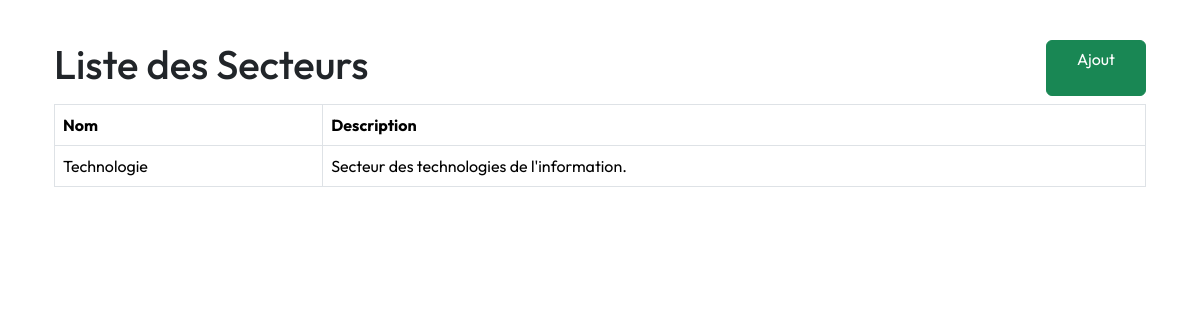
/secteurs, run on an earlier commit of the app's database.
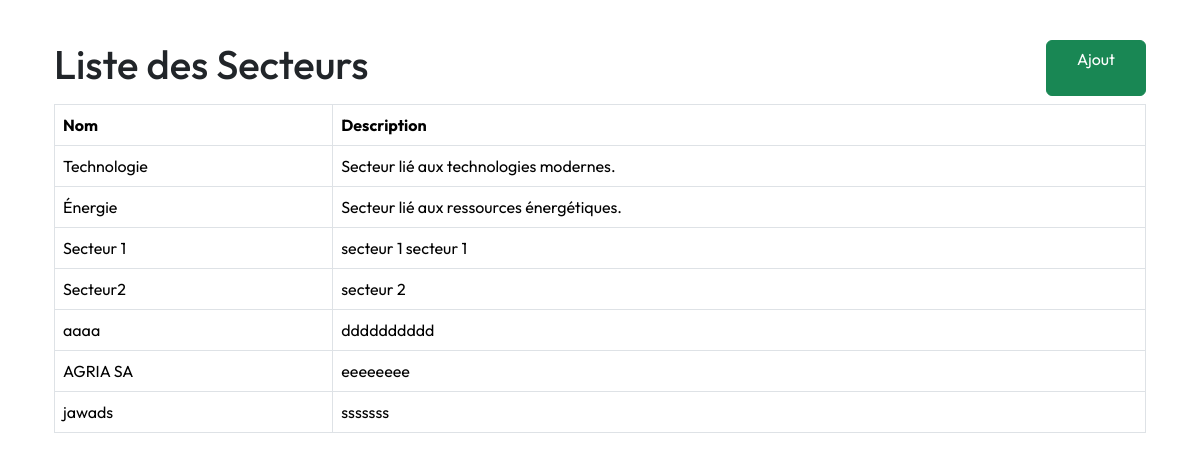
And on a later commit of the database.
### app/models.py (models this page shows)
class Secteur(db.Model):
    __tablename__ = 'secteur'
    id = db.Column(db.Integer, primary_key=True)
    nom = db.Column(db.String(100), unique=True, nullable=False)
    description = db.Column(db.Text, nullable=True)
    entreprises = db.relationship('Entreprise', backref='secteur', lazy=True)
    reglementations = db.relationship('ReglementationSecteur', backref='secteur', lazy=True)

### app/routes/reglement.py (the view)
@bp.route('/secteurs', methods=['GET'])
def liste_secteurs():
    secteurs = Secteur.query.all()
    return render_template('secteur/liste_secteurs.html', secteurs=secteurs)

### app/templates/secteur/liste_secteurs.html
{% extends "layout.html" %}
{% block content %}
<div class="container mt-4">
    <div class="d-flex justify-content-between mb-2">
        <h1>Liste des Secteurs</h1>
        <a class="btn btn-success" href="{{ url_for('reglement.ajouter_secteur') }}">Ajout</a>
    </div>
    <table class="table table-bordered">
        <thead>
            <tr>
                <th>Nom</th>
                <th>Description</th>
            </tr>
        </thead>
        <tbody>
            {% for secteur in secteurs %}
            <tr>
                <td>{{ secteur.nom }}</td>
                <td>{{ secteur.description or "N/A" }}</td>
            </tr>
            {% endfor %}
        </tbody>
    </table>
</div>
{% endblock %}

### app/templates/layout.html (shortened to what this page needs)
<!DOCTYPE html>
<html lang="en">
<head>
  <link href="https://cdn.jsdelivr.net/npm/bootstrap@5.3.3/dist/css/bootstrap.min.css" rel="stylesheet"
 />
  <link rel="stylesheet" href="https://cdnjs.cloudflare.com/ajax/libs/font-awesome/6.0.0-beta3/css/all.min.css">
  <link rel="stylesheet" href="{{ url_for('static', filename='main.css') }}" />
  <link rel="stylesheet" href="https://cdnjs.cloudflare.com/ajax/libs/font-awesome/6.0.0-beta3/css/all.min.css">
</head>
<body>
  <div class="container mt-3">{% include 'main/flash_msg.html' %} {% block content %}{% endblock %}</div>
  <link href="https://cdnjs.cloudflare.com/ajax/libs/select2/4.0.13/css/select2.min.css" rel="stylesheet" />
</body>
</html>

### app/static/main.css (style rules this page uses)
:root { --nomai : #5d91a5; --vert : #797d73; --roze: #fc83cd33; --blue: #0b76b488; }
body { font-family: 'Outfit', sans-serif; }
.btn { min-width: 100px; }

What changed in the data, as far as the page shows it:
changed Secteur "Technologie": description "Secteur des technologies de l'information." → "Secteur lié aux technologies modernes."
added Secteur: nom "Énergie", description "Secteur lié aux ressources énergétiques."
added Secteur: nom "Secteur 1", description "secteur 1 secteur 1"
added Secteur: nom "Secteur2", description "secteur 2"
added Secteur: nom "aaaa", description "dddddddddd"
added Secteur: nom "AGRIA SA", description "eeeeeeee"
added Secteur: nom "jawads", description "sssssss"
